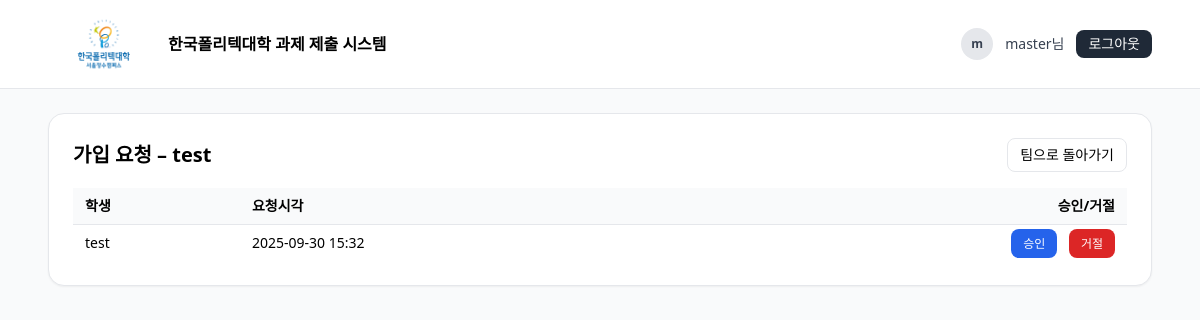
The page /teams/8/requests (signed in) on the database its author committed.
### submit/models.py (models this page shows, shortened)
class Team(models.Model):
    owner = models.ForeignKey(
        User, on_delete=models.CASCADE, related_name="owned_teams", verbose_name="소유자(교수)"
    )
    name = models.CharField("팀명", max_length=100)
    description = models.TextField("설명", blank=True)
    join_code = models.CharField("팀코드", max_length=6, unique=True, editable=False)
    join_code_generated_at = models.DateTimeField("팀코드 발급일시", auto_now_add=True)
    created_at = models.DateTimeField("생성일시", auto_now_add=True)
    updated_at = models.DateTimeField("수정일시", auto_now=True)
    class Meta:
        verbose_name = "팀"
        verbose_name_plural = "팀"
        constraints = [
            models.UniqueConstraint(fields=["owner", "name"], name="uq_team_owner_name"),
        ]
        ordering = ["name"]

class TeamMembership(models.Model):
    STATUS = (
        ("PENDING", "대기"),
        ("APPROVED", "승인"),
        ("REJECTED", "거절"),
        ("LEFT", "탈퇴"),
    )
    team = models.ForeignKey(Team, on_delete=models.CASCADE, related_name="memberships", verbose_name="팀")
    student = models.ForeignKey(User, on_delete=models.CASCADE, related_name="team_memberships", verbose_name="학생")
    status = models.CharField("상태", max_length=10, choices=STATUS, default="PENDING")
    role = models.CharField("팀 역할", max_length=20, default="member", blank=True)
    requested_at = models.DateTimeField("요청일시", default=timezone.now)
    decided_at = models.DateTimeField("결정일시", null=True, blank=True)
    decided_by = models.ForeignKey(
        User, on_delete=models.SET_NULL, null=True, blank=True,
        related_name="decided_team_requests", verbose_name="결정자(교수)"
    )
    joined_at = models.DateTimeField("최종참가일시", null=True, blank=True)
    class Meta:
        verbose_name = "팀 멤버십"
        verbose_name_plural = "팀 멤버십"
        constraints = [
            models.UniqueConstraint(fields=["team", "student"], name="uq_team_student"),
        ]
        indexes = [
            models.Index(fields=["team", "status"]),
            models.Index(fields=["student", "status"]),
        ]

### submit/views.py (the view)
# urls.py: path('teams/<int:team_id>/requests', views.list_team_requests, name='team_request_list'),
@login_required
def list_team_requests(request, team_id):
    team = get_object_or_404(Team, pk=team_id)
    if request.user != team.owner:
        return HttpResponseForbidden("권한이 없습니다.")
    pending = team.memberships.filter(status="PENDING").select_related("student")
    return render(request, 'teams/request_list.html', {'team': team, 'requests': pending})

### templates/teams/request_list.html (shortened to what this page needs)
{% extends 'base.html' %}
{% block content %}
<div class="rounded-2xl border bg-white p-6 shadow-sm">
  <div class="flex items-center justify-between">
    <h1 class="text-xl font-semibold">가입 요청 – {{ team.name }}</h1>
    <a class="px-3 py-1.5 rounded-lg border text-sm hover:bg-gray-50" href="{% url 'team_detail' team_id=team.id %}">팀으로 돌아가기</a>
  </div>
  {% if requests %}
  <div class="mt-4 overflow-x-auto">
    <table class="min-w-full text-sm">
      <thead class="bg-gray-50">
        <tr>
          <th class="px-3 py-2 text-left">학생</th>
          <th class="px-3 py-2 text-left">요청시각</th>
          <th class="px-3 py-2 text-right">승인/거절</th>
        </tr>
      </thead>
      <tbody>
        {% for r in requests %}
        <tr class="border-t">
          <td class="px-3 py-2">{{ r.student.username }}</td>
          <td class="px-3 py-2">{{ r.requested_at|date:"Y-m-d H:i" }}</td>
          <td class="px-3 py-2 text-right">
            <a class="px-3 py-1.5 rounded-lg bg-blue-600 text-white text-xs hover:bg-blue-500" href="{% url 'team_request_approve' membership_id=r.id %}">승인</a>
            <a class="ml-2 px-3 py-1.5 rounded-lg bg-red-600 text-white text-xs hover:bg-red-500" href="{% url 'team_request_reject' membership_id=r.id %}">거절</a>
          </td>
        </tr>
        {% endfor %}
      </tbody>
    </table>
  </div>
  {% else %}
    <p class="mt-4 text-sm text-gray-500">대기 중인 요청이 없습니다.</p>
  {% endif %}
</div>
{% endblock %}

### templates/base.html (shortened to what this page needs)
<!doctype html>
<html lang="ko">
<head>
  {% load static %}
  <script src="https://cdn.tailwindcss.com"></script>
</head>
<body class="bg-gray-50">
  <header class="bg-white border-b border-gray-200">
    <div class="max-w-6xl mx-auto flex items-center justify-between px-6 py-3">
        <div class="flex items-center gap-2">
        <a href="{% url 'teacher_team_list' %}" class="flex items-center gap-2">
            <img src="{% static 'img/polytech.png' %}" alt="logo" class="h-[64px] w-auto" />
            <span class="font-semibold">한국폴리텍대학 과제 제출 시스템</span>
        </a>
        </div>
    <div class="flex items-center gap-3">
    {% if request.user.is_authenticated %}
        <span class="inline-flex h-8 w-8 items-center justify-center rounded-full bg-gray-200 text-xs font-semibold text-gray-700">
        {{ request.user.get_full_name|default:request.user.username|first }}
        </span>
        <span class="text-sm text-gray-700">
        {{ request.user.get_full_name|default:request.user.username }}님
        </span>
        <form method="post" action="{% url 'logout' %}">
        <button class="px-3 py-1 rounded-lg bg-gray-800 text-white text-sm hover:bg-gray-700" type="submit">
            로그아웃
        </button>
        </form>
    {% else %}
        <a href="{% url 'login' %}" class="px-3 py-1 rounded-lg bg-blue-600 text-white text-sm hover:bg-blue-500">
        로그인
        </a>
    {% endif %}
    </div>
  </header>
  <main class="max-w-6xl mx-auto px-6 py-6">
    {% block content %}{% endblock %}
  </main>
</body>
</html>

### rows shown on the page
Team: name "test"
TeamMembership: student.username "test", requested_at "2025-09-30 15:32"

### other values the page prints
{{ request.user.get_full_name|default:request.user.username|first }} "m"
{{ request.user.get_full_name|default:request.user.username }} "master"
